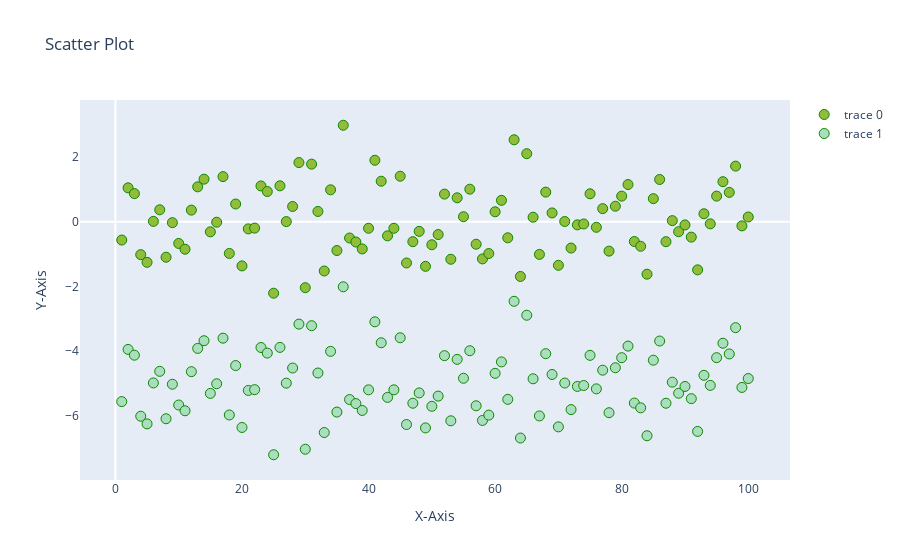

This figure's notebook cell:
### Code cell
x_Values = np.linspace(1, 100, 100)
y_Values = np.random.randn(100)

data0 = go.Scatter(
    x = x_Values,
    y = y_Values,
    mode = 'markers',
    marker = dict(
        size=10,
        color = '#91BD3A',
        symbol = 'circle',
        line = dict(width=1,color='#0E8700')
    )
    )

data1 = go.Scatter(
    x = x_Values,
    y = y_Values - 5,
    mode = 'markers',
    marker = dict(
        size=10,
        color = '#a9dfbf',
        symbol = 'circle',
        line = dict(width=1,color='#0E8700')
    )
    )

data=[data0,data1]

layout = go.Layout(
    title = 'Scatter Plot',
    xaxis = dict(
        title = 'X-Axis',
        showgrid = False,
        showline = False,
    ),
    yaxis = dict(
        title = 'Y-Axis',
        showgrid = False,
        showline = False,
    ),
)
fig = go.Figure(data= data,layout=layout)
iplot(fig)

### Figure 1 — Plotly figure (JSON) as saved in the notebook; plotly's stock layout.template omitted (floating-point values rounded to 4 significant figures)
{"data": [{"marker": {"color": "#91BD3A", "line": {"color": "#0E8700", "width": 1}, "size": 10, "symbol": "circle"}, "mode": "markers", "type": "scatter", "x": [1, 2, 3, 4, 5, 6, 7, 8, 9, 10, 11, 12, 13, 14, 15, 16, 17, 18, 19, 20, 21, 22, 23, 24, 25, 26, 27, 28, 29, 30, 31, 32, 33, 34, 35, 36, 37, 38, 39, 40, 41, 42, 43, 44, 45, 46, 47, 48, 49, 50, 51, 52, 53, 54, 55, 56, 57, 58, 59, 60, 61, 62, 63, 64, 65, 66, 67, 68, 69, 70, 71, 72, 73, 74, 75, 76, 77, 78, 79, 80, 81, 82, 83, 84, 85, 86, 87, 88, 89, 90, 91, 92, 93, 94, 95, 96, 97, 98, 99, 100], "y": [-0.5658, 1.05, 0.8706, -1.018, -1.256, 0.01197, 0.3699, -1.097, -0.02823, -0.6719, -0.8503, 0.3601, 1.08, 1.318, -0.3129, -0.01405, 1.396, -0.9802, 0.5492, -1.367, -0.2204, -0.1966, 1.108, 0.9354, -2.211, 1.112, 0.004366, 0.4728, 1.832, -2.04, 1.783, 0.3187, -1.524, 0.9888, -0.8904, 2.987, -0.503, -0.6274, -0.8407, -0.2018, 1.903, 1.255, -0.4363, -0.2023, 1.409, -1.276, -0.6167, -0.2972, -1.38, -0.712, -0.3962, 0.8558, -1.161, 0.741, 0.1555, 1.008, -0.6958, -1.15, -0.984, 0.3086, 0.6628, -0.4969, 2.537, -1.693, 2.107, 0.1396, -1.01, 0.9171, 0.2734, -1.348, 0.008029, -0.8137, -0.09612, -0.06866, 0.8653, -0.172, 0.4059, -0.9094, 0.4812, 0.7929, 1.152, -0.6122, -0.7591, -1.623, 0.7151, 1.308, -0.6169, 0.03475, -0.3079, -0.09795, -0.4751, -1.489, 0.2475, -0.06504, 0.7935, 1.24, 0.9088, 1.722, -0.1279, 0.1474]}, {"marker": {"color": "#a9dfbf", "line": {"color": "#0E8700", "width": 1}, "size": 10, "symbol": "circle"}, "mode": "markers", "type": "scatter", "x": [1, 2, 3, 4, 5, 6, 7, 8, 9, 10, 11, 12, 13, 14, 15, 16, 17, 18, 19, 20, 21, 22, 23, 24, 25, 26, 27, 28, 29, 30, 31, 32, 33, 34, 35, 36, 37, 38, 39, 40, 41, 42, 43, 44, 45, 46, 47, 48, 49, 50, 51, 52, 53, 54, 55, 56, 57, 58, 59, 60, 61, 62, 63, 64, 65, 66, 67, 68, 69, 70, 71, 72, 73, 74, 75, 76, 77, 78, 79, 80, 81, 82, 83, 84, 85, 86, 87, 88, 89, 90, 91, 92, 93, 94, 95, 96, 97, 98, 99, 100], "y": [-5.566, -3.95, -4.129, -6.018, -6.256, -4.988, -4.63, -6.097, -5.028, -5.672, -5.85, -4.64, -3.92, -3.682, -5.313, -5.014, -3.604, -5.98, -4.451, -6.367, -5.22, -5.197, -3.892, -4.065, -7.211, -3.888, -4.996, -4.527, -3.168, -7.04, -3.217, -4.681, -6.524, -4.011, -5.89, -2.013, -5.503, -5.627, -5.841, -5.202, -3.097, -3.745, -5.436, -5.202, -3.591, -6.276, -5.617, -5.297, -6.38, -5.712, -5.396, -4.144, -6.161, -4.259, -4.845, -3.992, -5.696, -6.15, -5.984, -4.691, -4.337, -5.497, -2.463, -6.693, -2.893, -4.86, -6.01, -4.083, -4.727, -6.348, -4.992, -5.814, -5.096, -5.069, -4.135, -5.172, -4.594, -5.909, -4.519, -4.207, -3.848, -5.612, -5.759, -6.623, -4.285, -3.692, -5.617, -4.965, -5.308, -5.098, -5.475, -6.489, -4.752, -5.065, -4.207, -3.76, -4.091, -3.278, -5.128, -4.853]}], "layout": {"title": {"text": "Scatter Plot"}, "xaxis": {"showgrid": false, "showline": false, "title": {"text": "X-Axis"}}, "yaxis": {"showgrid": false, "showline": false, "title": {"text": "Y-Axis"}}}}
